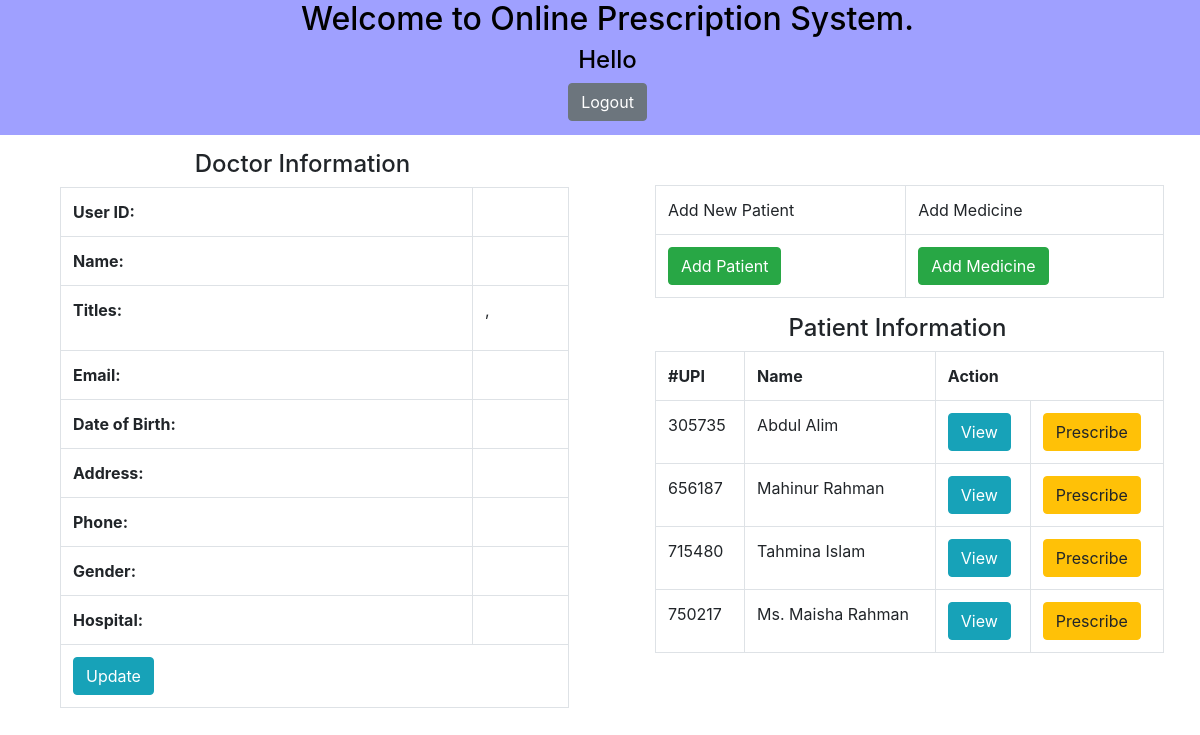
/dashboard.php, run on an earlier commit of the app's database.
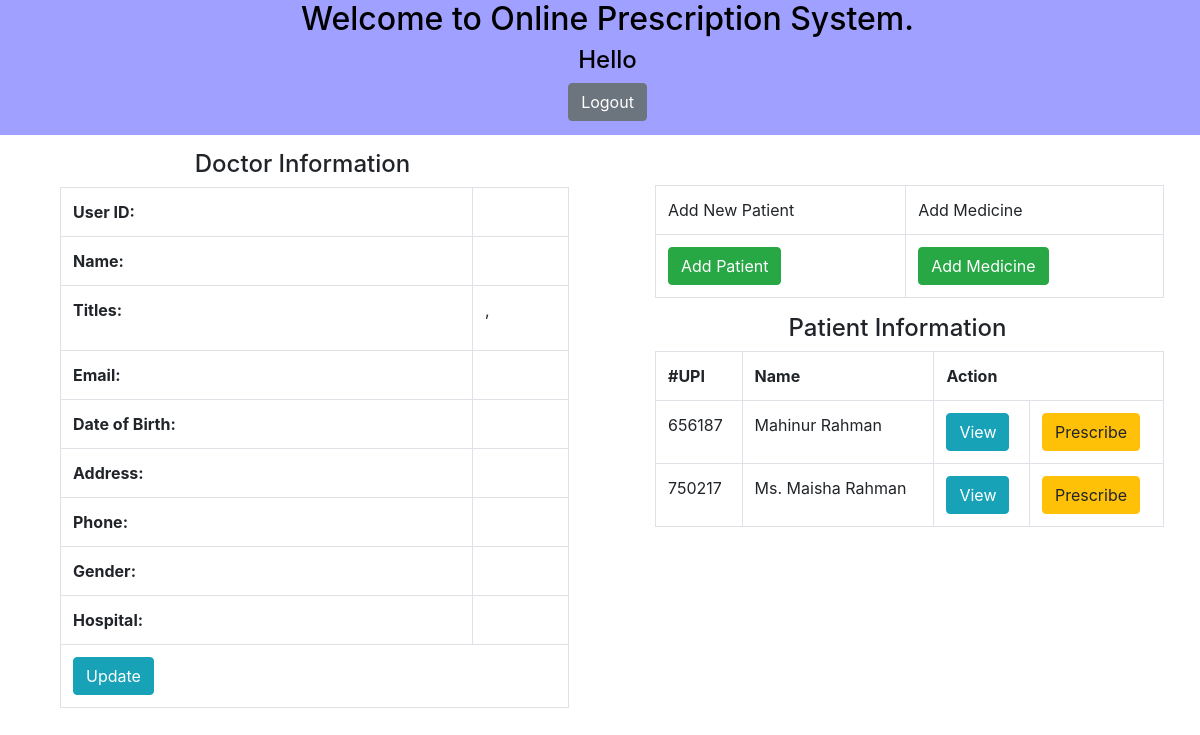
And on a later commit of the database.
### tables this page shows
CREATE TABLE `patient` (
  `pid` int(10) NOT NULL,
  `upi` int(10) NOT NULL,
  `fname` varchar(20) NOT NULL,
  `lname` varchar(20) NOT NULL,
  `age` int(10) NOT NULL,
  `address` varchar(255) NOT NULL,
  `phone` varchar(15) NOT NULL,
  `email` varchar(255) NOT NULL,
  `bp` varchar(15) NOT NULL,
  `temparature` varchar(255) NOT NULL,
  `weight` int(10) NOT NULL,
  `sex` varchar(10) NOT NULL,
  `doc_id` int(10) NOT NULL
);

### dashboard.php (the view, shortened to what this page needs)
<?php
	include("db_con/database_con.php");
?>
<!DOCTYPE html>
<html>
<head>
	<link rel="stylesheet" href="css/all.min.css" >
	<link rel="stylesheet" href="css/bootstrap.min.css" >
 	<link rel="stylesheet" href="css/style.css">
 </head>
<body>
<div class="header">
					<h2>Welcome to Online Prescription System.</h2>
					<h4>Hello <?php echo $full_name ?></h4>
					<a href="logout.php" class="btn btn-secondary">Logout</a><br>
				</div>
	<div class="container">
		<div class="row">
			<div class="col-md-6">
				<div class="doc-info">
					<h4>Doctor Information</h4>
				</div>
				<table class="table table-bordered">
					<tr>
						<th>User ID: </th>
						<td> <?php echo $user;?> </td>
					</tr>
					<tr>
						<th>Name: </th>
						<td> <p><?php echo $full_name;?></p> </td>
					</tr>
					<tr>
						<th>Titles: </th>
						<td> <p><?php echo $designation.' , '.$designation2;?></p> </td>
					</tr>
					<tr>
						<th>Email: </th>
						<td> <p><?php echo $email;?></p> </td>
					</tr>
					<tr>
						<th>Date of Birth: </th>
						<td> <p><?php echo $DOB;?></p> </td>
					</tr>
					<tr>
						<th>Address: </th>
						<td> <p><?php echo $address;?></p> </td>
					</tr>
					<tr>
						<th>Phone: </th>
						<td> <p><?php echo $phone;?></p> </td>
					</tr>
					<tr>
						<th>Gender: </th>
						<td> <p><?php echo $gender;?></p> </td>
					</tr>
					<tr>
						<th>Hospital: </th>
						<td> <p><?php echo $hospital;?></p> </td>
					</tr>
					<tr>
						<td colspan='2'><a href="updatedoc.php?did=<?php echo $doc_id1;?>" class="btn btn-info ">Update</a> </td>
					</tr>
				</table>
			</div>
			<div class="col-lg-6">
				<div class="patient">
					<table class="table table-bordered">
						<tr>
							<td>Add New Patient</td>
							<td>Add Medicine</td>
						</tr>
						<tr>
							<td>
								<a href="patient.php" class="btn btn-success">Add Patient</a>
							</td>
							<td>
							<a href="medicine.php" class="btn btn-success">Add Medicine</a>
							</td>
						</tr>
					</table>
				</div>
				<div class="doc-info">
					<h4>Patient Information</h4>
				</div>
				<table class="table table-bordered">
					<tr>
						<th>#UPI </th>
						<th>Name </th>
						<th colspan='2'>Action</th>
					</tr>
					<?php
						$patient_query = "SELECT * FROM patient WHERE 1 ";
						$data = mysqli_query($conn, $patient_query);
						while($row = mysqli_fetch_array($data)) {
						?>
					<tr>
						<td><?php echo $row['upi']; ?></td>
						<td><?php echo $row['fname'].' '.$row["lname"]; ?></td>
						<td><a href="view_patient.php?id=<?php echo $row['upi']; ?>" class="btn btn-info" >View</a></td>
						<td><a href="prescription.php?id=<?php echo $row['upi']; ?>" class="btn btn-warning" >Prescribe</a></td>
					</tr>
					<?php
						}
					?>
				</table>
			</div>
		</div>
	</div>
</body>
</html>

What changed in the data, as far as the page shows it:
removed patient: upi "305735", fname "Abdul", lname "Alim"
removed patient: upi "715480", fname "Tahmina", lname "Islam"
